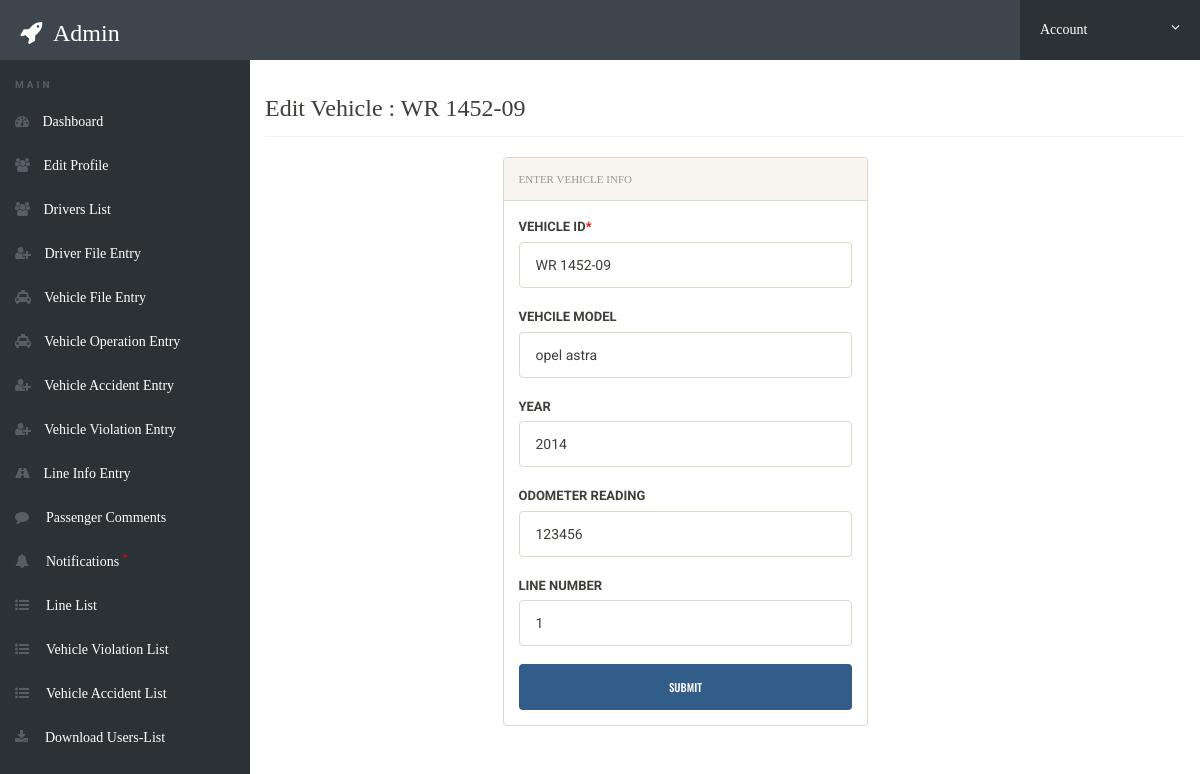
Screenshot of /admin/edit-vehicle.php?edit=1 (signed in) with the database file from the repository.
### tables this page shows
CREATE TABLE `vehicle_info_tbl` (
  `vehicle_number` int(3) NOT NULL,
  `model` varchar(15) NOT NULL,
  `year` int(4) NOT NULL,
  `odometer_reading` int(10) NOT NULL,
  `vehicle_ID` varchar(10) NOT NULL,
  `line_number` int(2) NOT NULL
);

### admin/edit-vehicle.php (the view, shortened to what this page needs)
<?php
include('includes/config.php');
if(strlen($_SESSION['alogin'])==0)
	{
header('location:index.php');
}
else{
if(isset($_GET['edit']))
	{
		$editid=$_GET['edit'];
	}
?>
<!doctype html>
<html lang="en" class="no-js">
<head>
	<link rel="stylesheet" href="css/font-awesome.min.css">
	<link rel="stylesheet" href="css/bootstrap.min.css">
	<link rel="stylesheet" href="css/dataTables.bootstrap.min.css">
	<link rel="stylesheet" href="css/bootstrap-social.css">
	<link rel="stylesheet" href="css/bootstrap-select.css">
	<link rel="stylesheet" href="css/fileinput.min.css">
	<link rel="stylesheet" href="css/awesome-bootstrap-checkbox.css">
	<link rel="stylesheet" href="css/style.css">
</head>
<body>
<?php
		$sql = "SELECT * FROM `vehicle_info_tbl` WHERE `vehicle_number` = $editid";
		$result = @mysqli_query($conn, $sql);
        $rows = mysqli_fetch_assoc($result);
?>
	<?php include('includes/header.php');?>
	<div class="ts-main-content">
	<?php include('includes/leftbar.php');?>
		<div class="content-wrapper">
			<div class="container-fluid">
				<div class="row">
					<div class="col-md-12">
						<h3 class="page-title">Edit Vehicle : <?php echo htmlentities($rows['vehicle_ID']);?></h3>
						<div class="row">
							<div class="col-md-5 col-md-offset-3">
								<div class="panel panel-default">
									<div class="panel-heading">Enter Vehicle Info</div>
<div class="panel-body">
    <form method="post" class="form-horizontal">
        <label for="" class="text-uppercase text-sm">Vehicle ID<span style="color:red">*</span></label>
        <input type="text" placeholder="Vehicle ID" name="vehicleID" class="form-control mb" required value="<?php echo $rows['vehicle_ID'];?>">
        <label for="" class="text-uppercase text-sm">Vehcile Model</label>
        <input type="text" placeholder="model" name="model" class="form-control mb" required value="<?php echo $rows['model'];?>">
        <label for="" class="text-uppercase text-sm">Year</label>
        <input type="number" pattern="[1-9]{4}" placeholder="Year" name="year" class="form-control mb" required value="<?php echo $rows['year'];?>"><?php if($year_error) echo "<span class=\"text-danger\">". $year_error . "</span><br>"?>
        <label for="" class="text-uppercase text-sm">Odometer Reading</label>
        <input type="number" pattern="[0-9]{10}" placeholder="Odometer Reading" name="odometer" class="form-control mb" required value="<?php echo $rows['odometer_reading'];?>">
        <label for="" class="text-uppercase text-sm">Line Number</label>
        <input type="number" placeholder="Line Number" name="line" class="form-control mb" required value="<?php echo $rows['line_number'];?>">
        <input type="submit" class="btn btn-primary btn-block" name="submit" value="SUBMIT">
</form>
</div>
								</div>
							</div>
						</div>
					</div>
				</div>
			</div>
		</div>
	</div>
</body>
</html>
<?php } ?>

### admin/css/style.css (style rules this page uses)
html { font-size: 14px; }
@media only screen and (min-width: 480px) { html { font-size: 17px; } }
@media only screen and (min-width: 768px) { html { font-size: 14px; } }
body { font-size: 1em; }
.btn { font-family: 'Oswald', sans-serif; }
.panel { overflow: hidden; }
.text-sm { font-size: 13px; }
.mb { margin-bottom: 18px; }
.btn { text-transform: none; }
.page-title { padding-bottom: 15px; margin-bottom: 20px; border-bottom: 1px solid #f0f0f0; }
.ts-main-content .content-wrapper { padding-top: 15px; margin-top: 60px; }
@media only screen and (min-width: 992px) { .ts-main-content .content-wrapper { margin-left: 250px; } }
.page-title { font-family: 'Mali', cursive; }
.panel-heading, td, tr, h5 { font-family: 'Lovers Quarrel', cursive; }
.pull-left,h3 { font-family: 'Sevillana', cursive; }

### rows the page displays
vehicle_info_tbl: vehicle_ID "WR 1452-09", vehicleID "WR 1452-09", model "opel astra", year "2014", odometer "123456", line "1"

### other values shown
$_SESSION['alogin'] "Admin"
